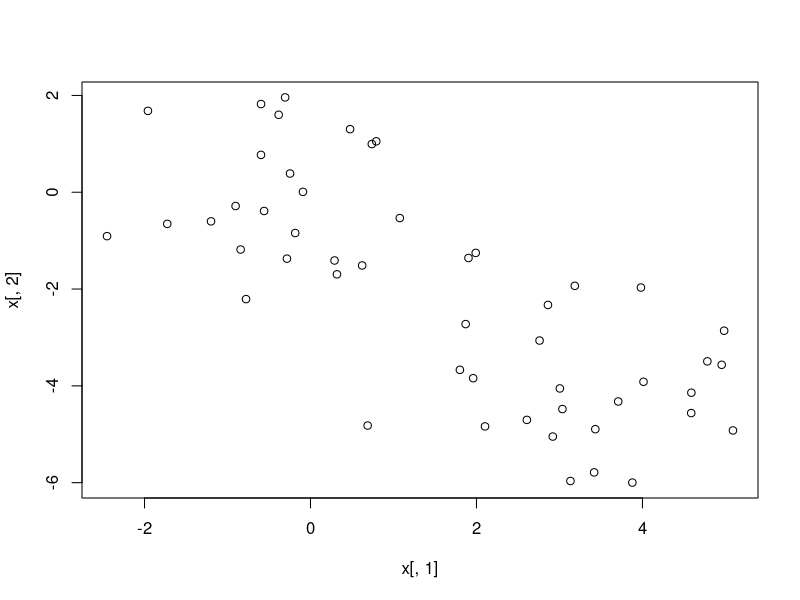
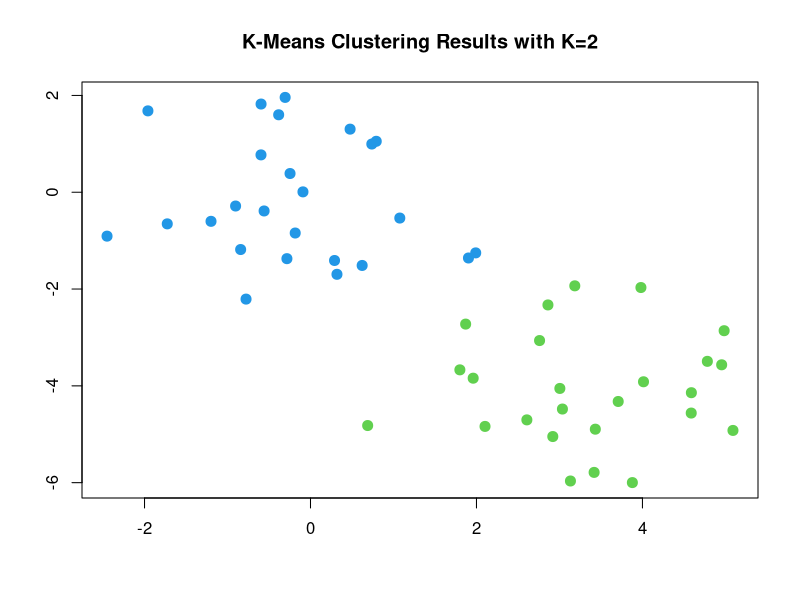
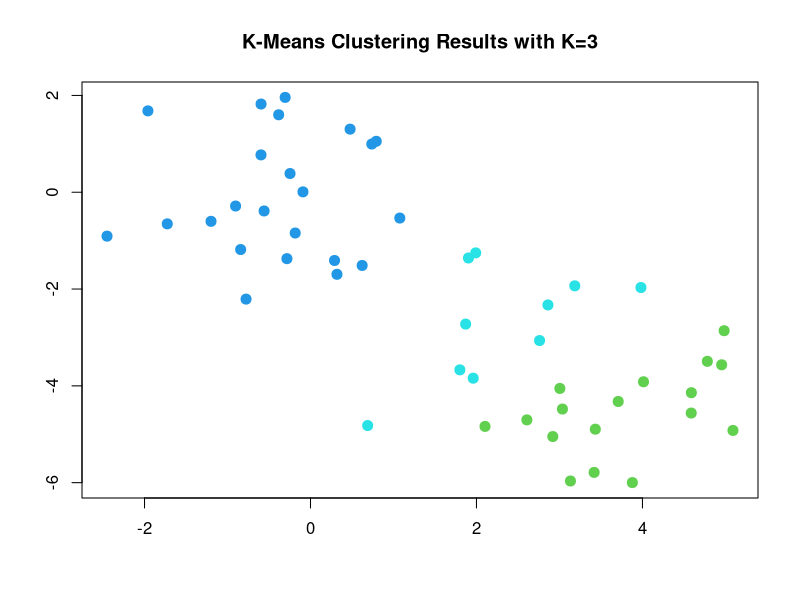

Source code (R) for these figures, in order:
#### Lab 2: Clustering ####

#### 10.5.1 K-Means Clustering ####

# Setting the seed
set.seed(2)

# Creating a matrix of two columns with 50 values each
x = matrix(rnorm(50*2), ncol=2)

# Creating separation between data

## Adding three to the first 25 values of the first column
x[1:25,1] = x[1:25,1] + 3

## Subtracting four from the first 25 values of the second column
x[1:25,2] = x[1:25,2] - 4

## Plotting
plot(x[,1], x[,2])

# Fitting K-means

km.out = kmeans(
  x=x, 
  centers=2, # number of clusters
  nstart=20 # number of random sets
)

# Viewing the cluster assignments
km.out$cluster
' COMMENT:
Determines the class by index
'

# Viewing the result in a table
table(km.out$cluster)

# Plotting clusters
plot(
  x, 
  col=(km.out$cluster+2), 
  main="K-Means Clustering Results with K=2",
  xlab="",
  ylab="",
  pch=20,
  cex=2
)

# Setting K=3
set.seed(4)
km.out = kmeans(x, 3, nstart=20)

# Viewing the summary of K-means
km.out

# Plotting clusters with 3
plot(
  x, 
  col=(km.out$cluster+2), 
  main="K-Means Clustering Results with K=3",
  xlab="",
  ylab="",
  pch=20,
  cex=2
)

# Comparing nstart=1 and nstart=20

## nstart=1
set.seed(3)
km.out = kmeans(x,3,nstart=1)
km.out$tot.withinss # total within-cluster sum of squares

## nstart=20
km.out = kmeans(x,3,nstart=20)
km.out$tot.withinss # total within-cluster sum of squares

## Viewing the individual within-cluster SS
km.out$withinss
